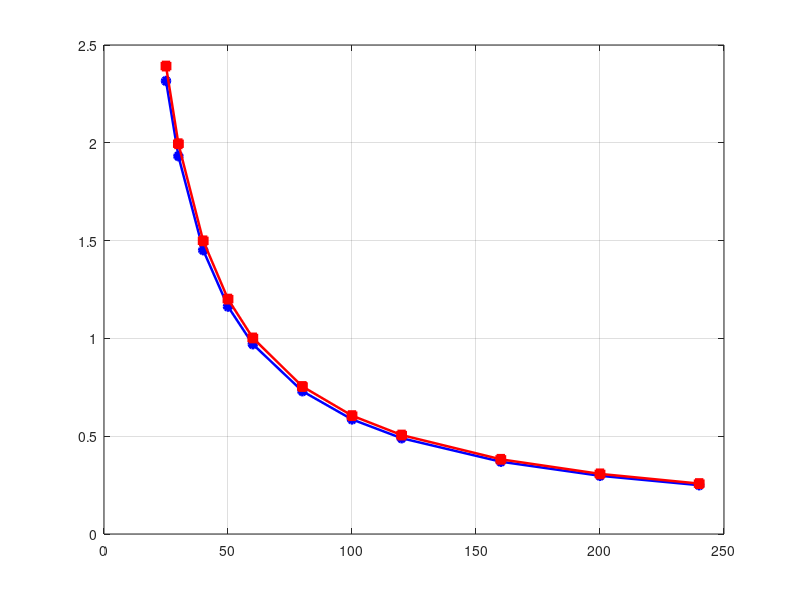

This figure's MATLAB source: (Note: this script raises an error after producing the figure.)
% =========================================================================
% structural_optimisation_36sector.m
%
% 36-Sector Analytical Structural Optimisation — IEA/NREL 15 MW PMSG Rotor
%
% Geometry (IEA-15-240-RWT GitHub STEP file):
%   Inner bore radius  a = 5,080 mm
%   As-designed wall   t = 60 mm  (outer radius b = 5,140 mm)
%   Axial length       L = 2,170 mm
%   Nominal air-gap    g = 10 mm
%   Deformation limit  = 2.03 mm  (Bichan et al. 2024, Table 3)
%
% Load cases:
%   Mode 0 — uniform EM pressure 447 kPa  (FEA cross-validation basis)
%   Mode 1 — sinusoidal EM 433.4-461.7 kPa, 36-sector analytical method
%             per Bichan et al. (2024) / Dr P. Jaen-Sola supervision
%
% Material: Carbon Steel SA216 (Bichan et al. 2024)
%   E = 200 GPa, nu = 0.30, rho = 7850 kg/m^3
%   alpha = 1.15164e-5 /K, sigma_yield ~ 250 MPa
%
% Thermal inputs — Chapter 3A Simulink LPTN (rated load, T_amb = 25 C):
%   T7 Rotor back-iron : T_rb = 133.96 C  (DeltaT = 108.96 K)
%   T6 Permanent magnets: T_pm = 134.07 C
%   DeltaT_cyclic = 87 K (100%-to-30% wind transition, 30% load T_rb ~ 47 C)
%
% Fatigue: Basquin S-N  sigma_f = 600 MPa, m = 10  (Suresh 1998)
%
% Author    : O. Ogunsesan, Edinburgh Napier University, MRes 2025/26
% Supervisor: Dr P. Jaen-Sola
% Reference : Bichan et al. (2024) Machines 12, 277. doi:10.3390/machines12040277
% =========================================================================

clear; clc; close all;

%% ===== 1. GEOMETRY ======================================================
a           = 5.080;        % Inner bore radius [m]  (GitHub STEP file)
g_nom       = 0.010;        % Nominal air-gap [m]
L_axial     = 2.170;        % Axial stack length [m]
delta_allow = 2.03e-3;      % Max allowable bore closure [m]  (Bichan et al. Table 3)
t_designed  = 0.060;        % As-designed wall thickness [m]

% Thickness sweep: 50%-to-300% of as-designed 60 mm (Bichan et al. convention)
%   Lower bound = 60 x 0.50 = 30 mm; Upper bound = 60 x 4.00 = 240 mm
t_sweep = [0.025, 0.030, 0.040, 0.050, 0.060, ...
           0.080, 0.100, 0.120, 0.160, 0.200, 0.240];

%% ===== 2. MATERIAL (Carbon Steel SA216) =================================
E            = 200e9;       % Young's modulus [Pa]
nu           = 0.30;        % Poisson's ratio
rho          = 7850;        % Density [kg/m^3]
alpha        = 1.15164e-5;  % Coefficient of thermal expansion [1/K]
sigma_yield  = 250e6;       % Yield strength [Pa]
c_p          = 502;         % Specific heat [J/(kg.K)]

% Basquin S-N fatigue parameters (Suresh 1998 / Bichan et al.)
sigma_f      = 600e6;       % Fatigue strength coefficient [Pa]
m_basquin    = 10;          % Basquin exponent

%% ===== 3. LOAD PARAMETERS (Bichan et al. 2024) ==========================
% 3.1  EM Maxwell pressure
p_Mode0   = 447.00e3;       % Mode 0: uniform [Pa]
p_mean    = 447.55e3;       % Mode 1: mean [Pa]
p_amp     =  14.15e3;       % Mode 1: half-amplitude [Pa]
p_min     = p_mean - p_amp; % = 433.4 kPa
p_max     = p_mean + p_amp; % = 461.7 kPa

% 3.2  Other loads
T_torque  = 21e6;           % Rated torque [N.m]
g_eff     = 9.76;           % Effective gravity (6-deg shaft tilt) [m/s^2]
omega     = 0.79;           % Rated angular velocity [rad/s]

% 3.3  Thermal (Chapter 3A Simulink LPTN, rated load, T_amb = 25 C)
T_rb        = 133.96;       % Rotor back-iron temperature [C]
T_pm        = 134.07;       % PM temperature [C]
T_amb       = 25.0;         % Ambient [C]
DeltaT_rb   = T_rb - T_amb;    % = 108.96 K
DeltaT_cyclic = 87;         % Operational cycling range [K]

%% ===== 4. 36-SECTOR ANGULAR GRID =======================================
N_sec     = 36;
theta_deg = (0:10:350)';            % Sector centre angles [deg], 36x1
theta_rad = theta_deg * pi/180;
p_theta   = p_mean + p_amp .* sin(theta_rad);  % Sinusoidal EM pressure [Pa]

%% ===== 5. LAME FORMULAE =================================================
% Radial bore deflection (inward positive):
%   u(a) = (p * a / E) * [(a^2 + b^2)/(b^2 - a^2) + nu]
lame_delta = @(p, b) (p .* a / E) .* ((a^2 + b^2)./(b^2 - a^2) + nu);

% Hoop stress at inner bore:
%   sigma_h = p * (a^2 + b^2) / (b^2 - a^2)
lame_hoop  = @(p, b) p .* (a^2 + b^2) ./ (b^2 - a^2);

%% ===== 6. PARAMETRIC THICKNESS SWEEP ====================================
n_t = numel(t_sweep);

b_vec        = zeros(n_t,1);
delta_em_0   = zeros(n_t,1);   % Mode 0 bore closure [mm]
delta_em_1   = zeros(n_t,1);   % Mode 1 bore closure at p_max [mm]
sigma_h_0    = zeros(n_t,1);   % Mode 0 Lame hoop stress [Pa]
sigma_h_1    = zeros(n_t,1);   % Mode 1 Lame hoop stress at p_max [Pa]
tau_vec      = zeros(n_t,1);   % Torsional shear stress [Pa]
sigma_vm_0   = zeros(n_t,1);   % Mode 0 von Mises [Pa]
sigma_vm_1   = zeros(n_t,1);   % Mode 1 von Mises [Pa]
FOS_0        = zeros(n_t,1);
FOS_1        = zeros(n_t,1);
mass_ring    = zeros(n_t,1);   % Ring mass [kg]
C_therm      = zeros(n_t,1);   % Thermal capacitance [J/K]

for it = 1:n_t
    t  = t_sweep(it);
    b  = a + t;
    b_vec(it) = b;

    % Bore closure (Lame)
    delta_em_0(it) = lame_delta(p_Mode0, b) * 1e3;    % [mm]
    delta_em_1(it) = lame_delta(p_max,   b) * 1e3;    % [mm]

    % Hoop stress at bore (Lame)
    sigma_h_0(it)  = lame_hoop(p_Mode0, b);            % [Pa]
    sigma_h_1(it)  = lame_hoop(p_max,   b);            % [Pa]

    % Torsional shear stress at outer radius
    J_p = pi/2 * (b^4 - a^4);
    tau_vec(it) = T_torque * b / J_p;                  % [Pa]

    % Von Mises  sigma_VM = sqrt(sigma_h^2 + 3*tau^2)
    sigma_vm_0(it) = sqrt(sigma_h_0(it)^2 + 3*tau_vec(it)^2);
    sigma_vm_1(it) = sqrt(sigma_h_1(it)^2 + 3*tau_vec(it)^2);

    % Factor of safety
    FOS_0(it) = sigma_yield / sigma_vm_0(it);
    FOS_1(it) = sigma_yield / sigma_vm_1(it);

    % Mass and thermal capacitance
    mass_ring(it) = rho * pi * (b^2 - a^2) * L_axial;
    C_therm(it)   = mass_ring(it) * c_p;
end

% Deformation feasibility
feas_0 = delta_em_0 <= delta_allow * 1e3;   % logical
feas_1 = delta_em_1 <= delta_allow * 1e3;

%% ===== 7. THERMAL ANALYSIS ==============================================
% Bore thermal expansion (outward — increases air-gap)
delta_th_outward = alpha * a * DeltaT_rb * 1e3;   % [mm]

% Thermoelastic stress bounds
sigma_th_free  = 0;                              % free expansion [Pa]
sigma_th_ub    = alpha * E * DeltaT_rb;          % fully constrained [Pa]

%% ===== 8. FATIGUE (Basquin S-N, Suresh 1998) ============================
% Cyclic thermal stress amplitude for dominant 100%/30% wind cycle
sigma_a   = alpha * E * DeltaT_cyclic / 2;      % [Pa]  = 100.2 MPa
N_f       = (sigma_f / sigma_a)^m_basquin;      % cycles to failure
N_cyc_20  = 20000;                              % ~1000 transitions/yr x 20 yr
D_20yr    = N_cyc_20 / N_f;

%% ===== 9. 36-SECTOR HOOP STRESS (at as-designed t = 60 mm) =============
b60 = a + t_designed;
sigma_h_sectors_1 = lame_hoop(p_theta, b60);    % 36x1 [Pa] sinusoidal
sigma_h_sectors_0 = lame_hoop(p_Mode0, b60) .* ones(N_sec,1);  % uniform

%% ===== 10. RESULTS TABLE ================================================
idx_60  = find(abs(t_sweep - 0.060) < 1e-9);
idx_30  = find(abs(t_sweep - 0.030) < 1e-9);
idx_opt1 = find(feas_1, 1, 'first');

fprintf('\n');
fprintf('=======================================================================\n');
fprintf('  IEA 15 MW PMSG — 36-Sector Structural Optimisation\n');
fprintf('  a=5080 mm | g=10 mm | L=2170 mm | Material: SA216 | E=200 GPa\n');
fprintf('  Lame deformation limit: 2.03 mm (Bichan et al. 2024, Table 3)\n');
fprintf('=======================================================================\n');

fprintf('\n MODE 0 (uniform 447 kPa)  vs  MODE 1 (sinusoidal peak 461.7 kPa)\n');
fprintf('%-6s %-8s %-10s %-10s %-11s %-11s %-6s %-6s %-7s\n',...
    't[mm]','b[mm]','d_0[mm]','d_1[mm]','sVM_0[MPa]','sVM_1[MPa]','FOS0','FOS1','m[t]');
fprintf('%s\n', repmat('-',1,77));
for it = 1:n_t
    f0 = '';  if ~feas_0(it), f0=' INFEAS'; end
    f1 = '';  if ~feas_1(it), f1=' INFEAS'; end
    tag = '';
    if it == idx_opt1, tag = ' <-- Mode1 opt'; end
    if abs(t_sweep(it)-0.060)<1e-9 && it~=idx_opt1, tag = ' <-- as-designed'; end
    fprintf('%-6.0f %-8.0f %-10.3f %-10.3f %-11.2f %-11.2f %-6.2f %-6.2f %-7.1f%s%s%s\n',...
        t_sweep(it)*1e3, b_vec(it)*1e3,...
        delta_em_0(it), delta_em_1(it),...
        sigma_vm_0(it)/1e6, sigma_vm_1(it)/1e6,...
        FOS_0(it), FOS_1(it), mass_ring(it)/1e3, f0, f1, tag);
end
fprintf('%s\n', repmat('-',1,77));

fprintf('\n THERMAL ANALYSIS (Chapter 3A Simulink LPTN)\n');
fprintf('  T_rb = %.2f C  |  DeltaT_rb = %.2f K\n', T_rb, DeltaT_rb);
fprintf('  Thermal bore expansion (outward): delta_th = %.3f mm  [RELIEVES bore closure]\n', delta_th_outward);
fprintf('  Thermoelastic stress — free expansion : 0 MPa\n');
fprintf('  Thermoelastic stress — fully constrained : %.1f MPa  (upper bound)\n', sigma_th_ub/1e6);
fprintf('  Note: stator winding T1 = 146.9 C  [IEC Class F limit: 155 C, margin 8.1 C]\n');

fprintf('\n FATIGUE ANALYSIS (Basquin S-N, sigma_f=600 MPa, m=10)\n');
fprintf('  DeltaT_cyclic (100%%/30%% wind cycle) = %g K\n', DeltaT_cyclic);
fprintf('  Cyclic stress amplitude : sigma_a = %.1f MPa\n', sigma_a/1e6);
fprintf('  Cycles to failure       : N_f = %.2e\n', N_f);
fprintf('  20-year damage          : D_20yr = %.2e   (SAFE: D << 1.0)\n', D_20yr);

fprintf('\n KEY RESULTS\n');
fprintf('  Mode 0 minimum feasible t : %g mm  (delta_em = %.3f mm, margin %.1f%%)\n',...
    t_sweep(find(feas_0,1))*1e3, delta_em_0(find(feas_0,1)),...
    (delta_allow*1e3 - delta_em_0(find(feas_0,1)))/delta_allow/10);
fprintf('  Mode 1 minimum feasible t : %g mm  (delta_em = %.3f mm, margin %.1f%%)\n',...
    t_sweep(idx_opt1)*1e3, delta_em_1(idx_opt1),...
    (delta_allow*1e3 - delta_em_1(idx_opt1))/delta_allow/10);
fprintf('  Mass saving vs as-designed: %.1f t (%.0f%% reduction)\n',...
    (mass_ring(idx_60)-mass_ring(idx_opt1))/1e3,...
    (1-mass_ring(idx_opt1)/mass_ring(idx_60))*100);
fprintf('=======================================================================\n\n');

%% ===== 11. FIGURES ======================================================

% Figure 1: Bore closure vs wall thickness
figure('Name','Bore Closure','Color','w','Position',[50 50 900 430]);
hold on; grid on; box on;
plot(t_sweep*1e3, delta_em_0, 'b-o','LineWidth',1.8,'MarkerFaceColor','b',...
    'DisplayName','Mode 0 — uniform 447 kPa');
plot(t_sweep*1e3, delta_em_1, 'r-s','LineWidth',1.8,'MarkerFaceColor','r',...
    'DisplayName','Mode 1 — sinusoidal peak 461.7 kPa');
yline(delta_allow*1e3,'k--','2.03 mm limit (Bichan et al.)',...
    'LabelHorizontalAlignment','right','LineWidth',2);
xline(30,'b:','t_{opt} = 30 mm','LineWidth',1.5);
xlabel('Wall Thickness  t  [mm]','FontSize',11);
ylabel('Bore Closure  \delta_{em}  [mm]','FontSize',11);
legend('Location','northeast','FontSize',10);
title('IEA 15 MW PMSG Rotor — Bore Closure vs Wall Thickness (Lame Model)',...
    'FontSize',12,'FontWeight','bold');
ylim([0 max(delta_em_1)*1.15]);

% Figure 2: Von Mises stress and FOS vs wall thickness
figure('Name','Stress & FOS','Color','w','Position',[100 120 950 420]);
yyaxis left;
hold on; grid on; box on;
plot(t_sweep*1e3, sigma_vm_0/1e6,'b-o','LineWidth',1.8,'MarkerFaceColor','b');
plot(t_sweep*1e3, sigma_vm_1/1e6,'r-s','LineWidth',1.8,'MarkerFaceColor','r');
yline(sigma_yield/1e6,'k--','SA216 yield ~ 250 MPa','LineWidth',1.5);
ylabel('\sigma_{VM}  [MPa]','FontSize',11);
ax = gca; ax.YColor = 'k';
yyaxis right;
plot(t_sweep*1e3, FOS_0,'b--^','LineWidth',1.5,'MarkerFaceColor','b');
plot(t_sweep*1e3, FOS_1,'r--^','LineWidth',1.5,'MarkerFaceColor','r');
yline(3,'m--','FOS = 3','LineWidth',1.2);
ylabel('Factor of Safety','FontSize',11);
ax.YColor = 'k';
xlabel('Wall Thickness  t  [mm]','FontSize',11);
xline(30,'k:','t_{opt} = 30 mm','LineWidth',1.5);
legend({'\sigma_{VM} Mode 0','\sigma_{VM} Mode 1','Yield','FOS Mode 0','FOS Mode 1','FOS=3'},...
    'Location','northeast','FontSize',9);
title('Von Mises Stress and FOS vs Wall Thickness','FontSize',12,'FontWeight','bold');

% Figure 3: 36-sector polar hoop stress (Mode 0 uniform vs Mode 1 sinusoidal, t=60 mm)
figure('Name','36-Sector Polar','Color','w','Position',[200 220 580 550]);
polarplot([theta_rad; theta_rad(1)],[sigma_h_sectors_1; sigma_h_sectors_1(1)]/1e6,...
    'r-','LineWidth',2.5,'DisplayName','Mode 1 sinusoidal');
hold on;
polarplot([theta_rad; theta_rad(1)],[sigma_h_sectors_0; sigma_h_sectors_0(1)]/1e6,...
    'b--','LineWidth',1.5,'DisplayName','Mode 0 uniform');
legend('Location','south','FontSize',10);
title(sprintf('36-Sector Hoop Stress Distribution — t = 60 mm (as-designed)\nMode 1 peak: %.1f MPa  |  Mode 0: %.1f MPa',...
    max(sigma_h_sectors_1)/1e6, sigma_h_sectors_0(1)/1e6),'FontSize',11,'FontWeight','bold');

% Figure 4: Thermal capacitance vs wall thickness
figure('Name','Thermal Capacitance','Color','w','Position',[300 300 750 400]);
yyaxis left;
bar(t_sweep*1e3, mass_ring/1e3, 0.6,'FaceColor',[0.20 0.49 0.77],'EdgeColor','none');
ylabel('Ring Mass  [t]','FontSize',11);
yyaxis right;
plot(t_sweep*1e3, C_therm/1e6,'r-o','LineWidth',1.8,'MarkerFaceColor','r');
ylabel('Thermal Capacitance  C  [MJ/K]','FontSize',11);
xlabel('Wall Thickness  t  [mm]','FontSize',11);
xline(30,'k--','t_{opt} = 30 mm','LineWidth',1.5);
xline(60,'g--','As-designed = 60 mm','LineWidth',1.5);
title('Rotor Ring Mass and Thermal Capacitance vs Wall Thickness',...
    'FontSize',12,'FontWeight','bold');
grid on; box on;

fprintf('Script complete. 4 figures generated.\n');
